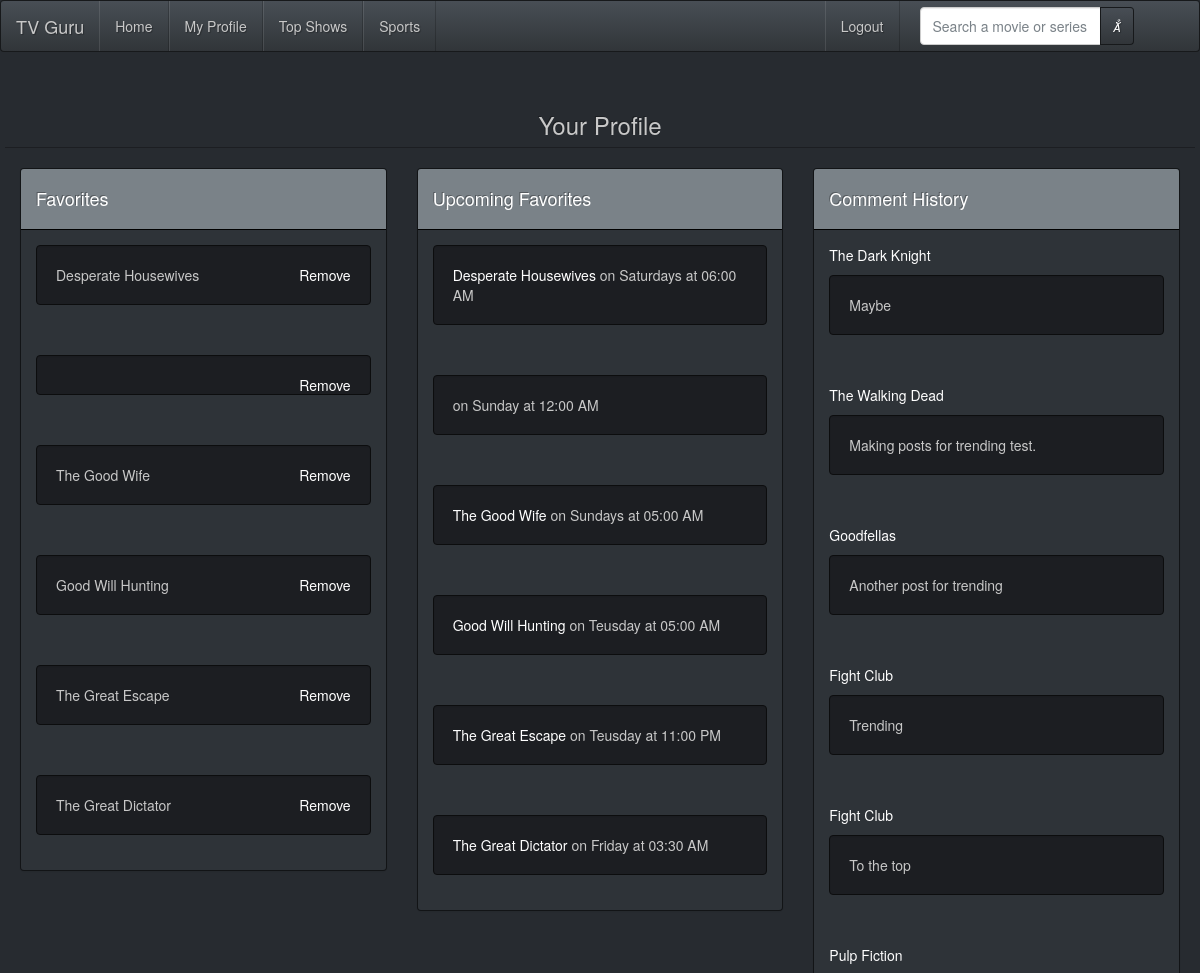
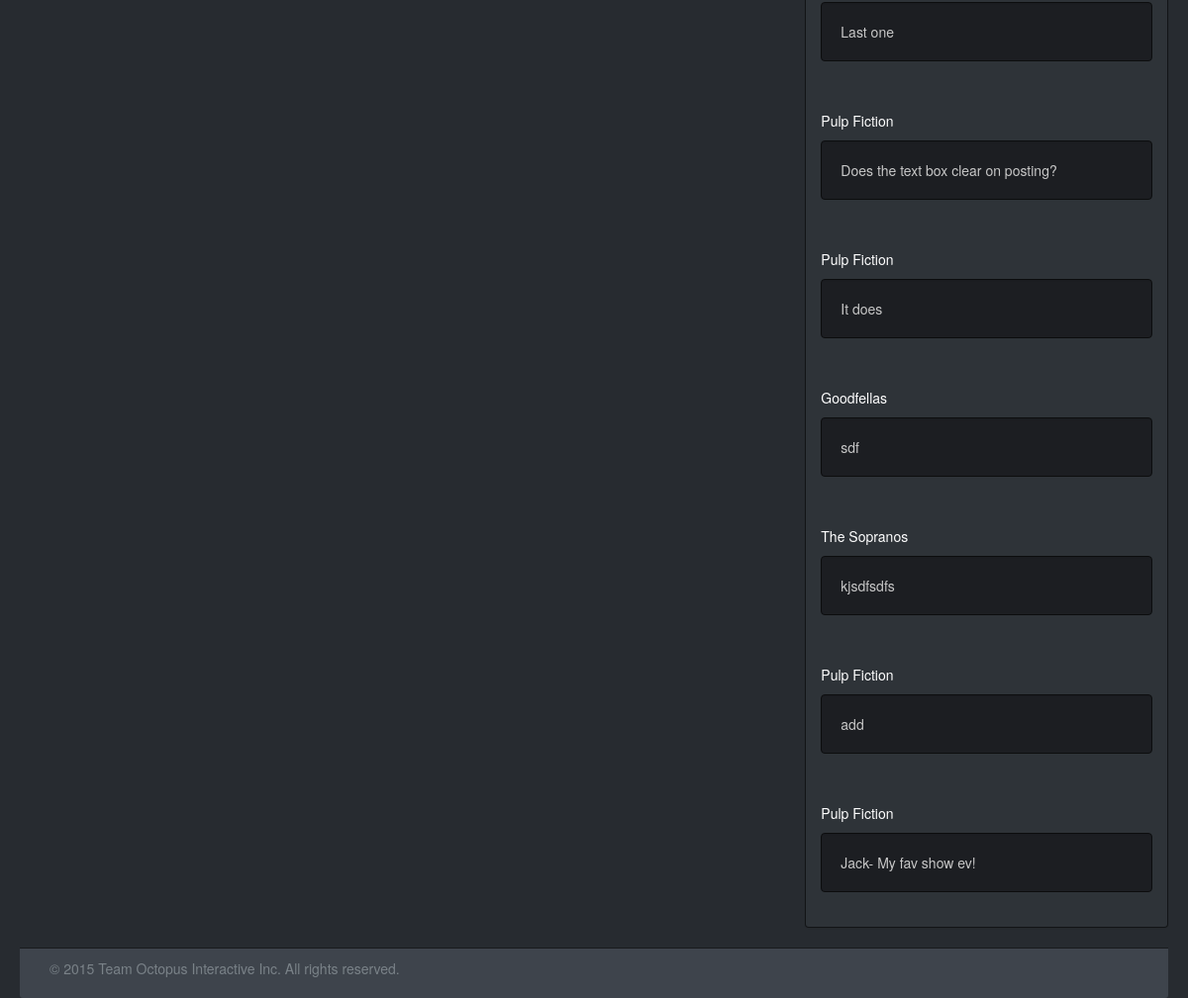
The page /pages/profile.php (signed in) on the database its author committed (2 pictures, top to bottom).
### tables this page shows
CREATE TABLE `users` (
`id` int(11) NOT NULL,
  `username` varchar(20) NOT NULL,
  `password` varchar(30) NOT NULL,
  `email` varchar(50) NOT NULL,
  `favorites` text
);

CREATE TABLE `titles` (
`ID` int(5) NOT NULL,
  `TITLE` char(40) NOT NULL,
  `RATING` float NOT NULL,
  `PARENTAL_GUIDE` char(9) NOT NULL,
  `PLOT` text NOT NULL,
  `CAST` text NOT NULL,
  `NETFLIX` tinyint(1) NOT NULL,
  `PRIME` tinyint(1) NOT NULL,
  `TYPE` char(9) NOT NULL,
  `TIME` time NOT NULL,
  `RUNTIME` int(4) NOT NULL,
  `NETWORK` char(9) NOT NULL
);

CREATE TABLE `comments` (
`id` int(11) NOT NULL,
  `title_id` int(11) NOT NULL,
  `title` varchar(30) NOT NULL,
  `username` varchar(30) NOT NULL,
  `comment` varchar(300) NOT NULL
);

### inc/inc.profile.php (the view, shortened to what this page needs)
<?php
try {
    $con = new PDO(DB_CONNECTION_STRING, DB_USER, DB_PWD);
    $con->setAttribute(PDO::ATTR_ERRMODE, PDO::ERRMODE_EXCEPTION);
} catch (PDOException $e) {
    echo $e->getMessage();
}
function getUserComments() {
    global $con;
    try {
        $sql = "SELECT comment, title, title_id from comments WHERE username = :username";
        $sql = $con->prepare($sql);
        $sql->bindParam(":username", $_SESSION['username']);
        $sql->execute();
        return $sql->fetchAll();
    } catch (PDOException $e) {
        echo $e;
    }
}
function buildUserComments($comments) {
    foreach($comments as $comment){
        echo "<div class=\"panel-body\">\n
                    <p><a href=\"/phase5/pages/info.php?id=$comment[2]\">$comment[1]</a></p>\n
                    <p class=\"well\">$comment[0]</p>\n
              </div>\n";
    }
}
function getUserFavorites() {
    global $con;
    try {
        $sql = "SELECT favorites from users WHERE username = :username";
        $sql = $con->prepare($sql);
        $sql->bindParam(":username", $_SESSION['username']);
        $sql->execute();
        return $sql->fetch();
    } catch (PDOException $e) {
        echo $e;
    }
}
function buildUserFavorites($favorites) {
    $favorites = explode(",", $favorites['favorites']);
    foreach($favorites as $favorite){
        if($favorite == ""){}
        else {
            echo "<div class=\"panel-body\">\n
                    <p class=\"well\">$favorite
                    <a class=\"pull-right\" href=\"/phase5/pages/profile.php?remove=$favorite\">Remove</a></p>\n
              </div>\n";
        }
    }
}
function getTimeForFavorites($favorite){
    global $con;
    try {
        $sql = "SELECT `ID`, TIME, `TYPE` FROM `titles` WHERE TITLE = :title LIMIT 5";
        $sql = $con->prepare($sql);
        $sql->bindParam(":title", $favorite);
        $sql->execute();
        return($sql->fetch());
    } catch (PDOException $e) {
        echo $e;
    }
}
function buildUpcomingFavorites()
{
    $favorites = getUserFavorites();
    $favorites = explode(",", $favorites['favorites']);
    foreach ($favorites as $favorite) {
        if ($favorite == "") {
        } else {
            $titleInfo = getTimeForFavorites($favorite);
            $daysoftheweek = array("Monday", "Teusday", "Wednesday", "Thursday", "Friday", "Saturday", "Sunday");
            $dayoftitle = $daysoftheweek[mt_rand(0,6)] ;
            if($titleInfo[2] == 'tv_series'){
            	$dayoftitle .= "s";
            }
            echo "<div class=\"panel-body\">\n
                    <p class=\"well\"><a href=\"/phase5/pages/info.php?id=$titleInfo[0]\">
                    $favorite</a> on " . $dayoftitle . " at " .date("h:i A", strtotime($titleInfo[1])) . "</p>\n
              </div>\n";
        }
    }
}

### rows shown on the page
users: favorites "Desperate Housewives", favorites "The Good Wife", favorites "Good Will Hunting", favorites "The Great Escape", favorites "The Great Dictator"
titles: TIME "06:00 AM"
titles: TIME "05:00 AM"
titles: TIME "05:00 AM"
titles: TIME "11:00 PM"
titles: TIME "03:30 AM"
comments: title "The Dark Knight", comment "Maybe"
comments: title "The Walking Dead", comment "Making posts for trending test."
comments: title "Goodfellas", comment "Another post for trending"
comments: title "Fight Club", comment "Trending"
comments: title "Fight Club", comment "To the top"
comments: title "Pulp Fiction", comment "Last one"
comments: title "Pulp Fiction", comment "Does the text box clear on posting?"
comments: title "Pulp Fiction", comment "It does"
comments: title "Goodfellas", comment "sdf"
comments: title "The Sopranos", comment "kjsdfsdfs"
comments: title "Pulp Fiction", comment "add"
comments: title "Pulp Fiction", comment "Jack- My fav show ev!"

### other values the page prints
date("h:i A", strtotime($titleInfo[1])) "12:00 AM"
